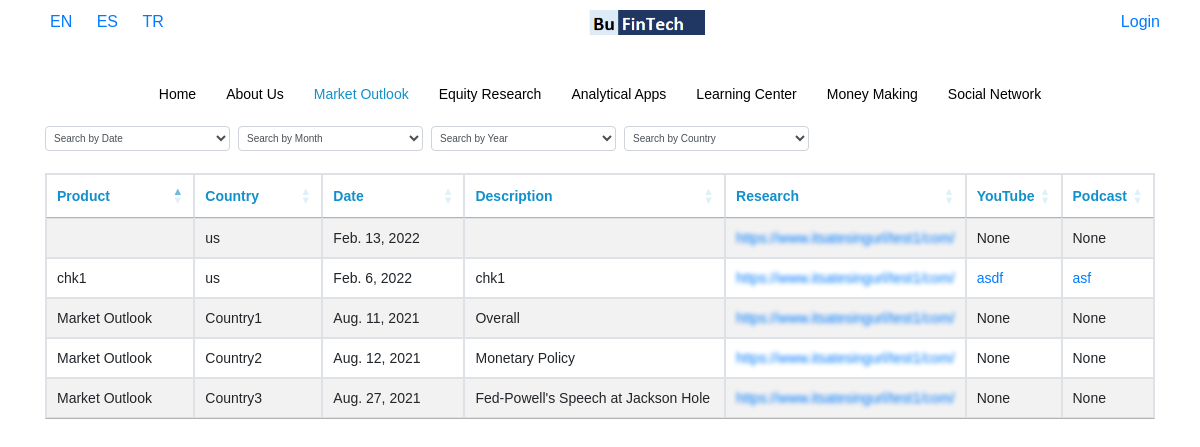
/en/market-outlook, run on an earlier commit of the app's database.
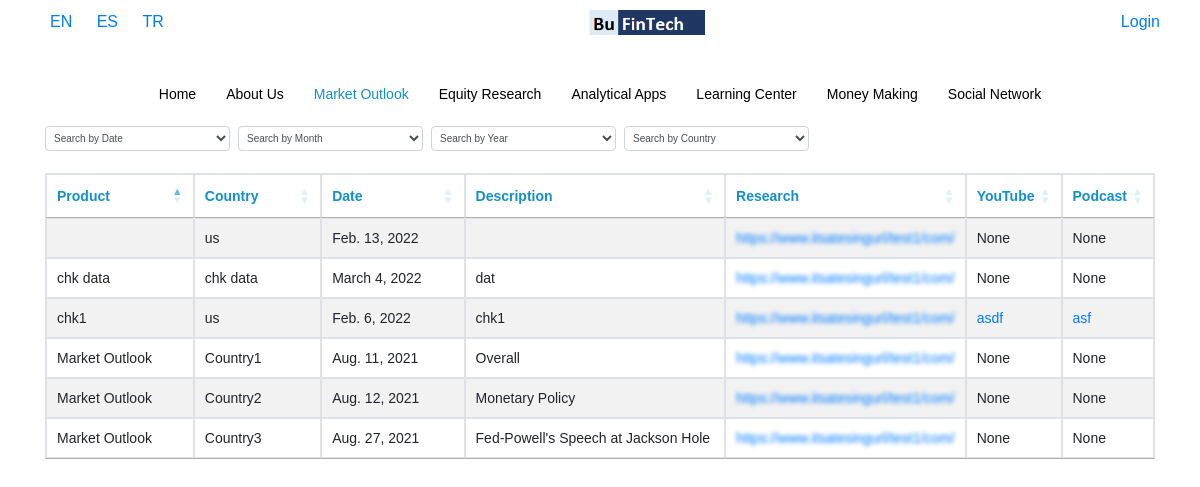
And on a later commit of the database.
### base/models.py (models this page shows, shortened)
class market(models.Model):
    Product = models.CharField(max_length=500,blank=True)
    Country = models.CharField(max_length=500,blank=True,null=True)
    Date = models.DateField()
    Description = models.CharField(max_length=500,blank=True)
    Research = models.FileField(upload_to=market_path)
    YouTube = models.CharField(max_length=500,blank=True)
    Podcast = models.CharField(max_length=500,blank=True)
    Language = models.CharField(max_length=500)
    class Meta:
        verbose_name = "Market Outlook"
        verbose_name_plural = "Market Outlook"

### base/views.py (the view)
# urls.py: re_path(r'^(?P<Language>[a-z]{2})/market-outlook$', views.market_outlook, name='market-outlook'),
def market_outlook(request, Language):
    display_url = True
    try:
        user_payment = Api_key.objects.get(user = request.user)
    except:
        user_payment = None
    if user_payment != None:
        pass
    else:
        display_url = False
    setCurrentLanguage(request, Language)
    nav_items = ListPage.objects.filter(Language=request.session['current_language']).order_by('Priority').values_list("Menu_Name","url").distinct()
    hidden = [0,6]
    try:
        obj = market.objects.filter(Language = request.session['current_language'])
        data = serializers.serialize("python",market.objects.filter(Language = request.session['current_language']) )
        return render (request,'base/market.html',{'display_url':display_url, 'values':obj,'table_form':MarketForm(),'data':data , 'hidden': hidden, 'nav_items':list(dict.fromkeys(nav_items)),'Language':Language})
    except Exception as e:
        return render (request,'base/market.html',{'display_url':display_url,'message':"No data found!",'nav_items':list(dict.fromkeys(nav_items)),'Language':Language})

### base/forms.py
class MarketForm(ModelForm):
    class Meta:
        model = market
        fields = '__all__'

### base/templatetags/current_url.py (called while the page is built)
@register.filter
def current_url(value, url):
    url = url[4:]
    value = value.replace("_","-")
    if value == "analytic-apps":
        value = "analytical-apps"
    print(value, url)
    result = re.search(value , url)
    if result != None:
        return True

### base/views.py (called while the page is built)
def setCurrentLanguage(request, Language):
    request.session['current_language'] = Language
    return

### base/templates/base/market.html (shortened to what this page needs)
{% extends 'base/home.html' %}
{% load static %}
{% block content %}
<div class="container">
    <div class=" d-block d-md-flex">
        <select style="height: 25px; font-size: 10px; padding: 4px;" class="form-control col-12 col-md-2 mt-2 mt-md-0 mr-2" id="market_search" title="Search by Date">
            <option value="">Search by Date</option>
        </select>
        <select style="height: 25px; font-size: 10px; padding: 4px;" class="form-control col-12 col-md-2 mt-2 mt-md-0 mr-2" id="market_search_month" title="Search by Month">
            <option value="">Search by Month</option>
        </select>
        <select style="height: 25px; font-size: 10px; padding: 4px;" class="form-control col-12 col-md-2 mt-2 mt-md-0 mr-2" id="market_search_year" title="Search by Month">
            <option value="">Search by Year</option>
        </select>
        <select style="height: 25px; font-size: 10px; padding: 4px;" class="form-control col-12 col-md-2 mt-2 mt-md-0 mr-2" id="market_search_country" title="Search by Month">
            <option value="">Search by Country</option>
        </select>
    </div>
	<br />
    <div class="width">
    <table id="example" class="table table-striped table-bordered" style="width:100%">
        <thead>
            <tr>
				{% for field in table_form %}
                    {% if field.label  == 'Url' %}
                        {% if display_url %}
                            <th> {{field.label}} </th>
                        {% endif %}
                    {% elif field.label  == 'Language' %}
                    {% else %}
                        <th> {{field.label}} </th>
                    {% endif %}
				{% endfor %}
            </tr>
        </thead>
        <tbody>
            {% for instance in data %}
                <tr>
                {% for field, value in instance.fields.items %}
                            {% if field == 'Research' %}
                                {% if display_url == False %}
                                    <td style="min-width: 203px;">
                                        <a class="blurLinks" href="{% url 'payment' %}" onmouseover="hov(this)" onmouseout="hovOut(this)">https://www.itsatesingurl/test1/com/</a>
                                    </td>
                                {% else %}
                                    <td> <a  href="{{value}}">{{value}}</a></td>
                                {% endif %}
                            {% elif field == 'YouTube' %}
                                {% if value %}
                                    <td> <a  href="{{value}}">{{value}}</a></td>
                                {% else %}
                                    <td>None</td>
                                {% endif %}
                            {% elif field == 'Podcast' %}
                                {% if value %}
                                    <td><a  href="{{value}}">{{value}}</a></td>
                                {% else %}
                                    <td>None</td>
                                {% endif %}
                            {% elif field == 'Language' %}
                            {% else %}
                                <td> {{value }} </td>
                            {%endif%}
                {% endfor %}
                </tr>
            {% endfor %}
        </tbody>
    </table>
    </div>
	<br />
</div>
{% endblock content %}

What changed in the data, as far as the page shows it:
added market: fields "chk data" "chk data" "March 4, 2022" "dat"
Also different on the page:
new list line: "https://www.itsatesingurl/test1/com/ None None"
